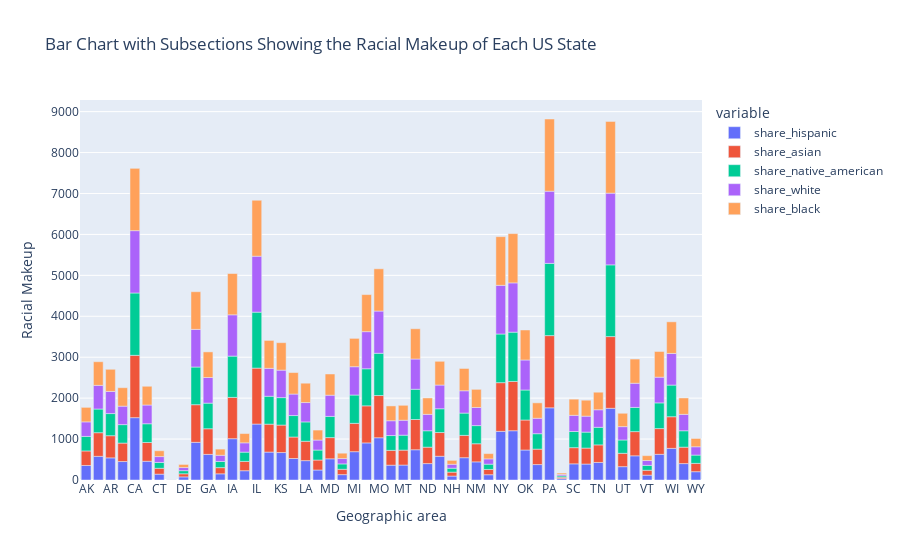

The cell this chart's notebook holds for it:
### Markdown cell above
# Create a Bar Chart with Subsections Showing the Racial Makeup of Each US State

Visualise the share of the white, black, hispanic, asian and native american population in each US State using a bar chart with sub sections.

### Code cell
df_racial = df_share_race_city.groupby(['Geographic area'], as_index=False).agg({'City':pd.Series.count, 'share_hispanic':pd.Series.count, 'share_asian': pd.Series.count, 'share_native_american':pd.Series.count, 'share_white':pd.Series.count, 'share_black':pd.Series.count})
col_subset = ['share_hispanic', 'share_asian', 'share_native_american', 'share_white', 'share_black']
# df_racial.sort_values(col_subset, ascending=False, inplace=True)
 
 
plt.figure(figsize=(16, 8), dpi=120)
fig = px.bar(df_racial, x='Geographic area', 
             y=['share_hispanic', 'share_asian', 'share_native_american', 'share_white', 'share_black'], 
             
             hover_name = df_racial['Geographic area'],
             title="Bar Chart with Subsections Showing the Racial Makeup of Each US State")
fig.update_layout(xaxis_title="Geographic area", yaxis_title="Racial Makeup")
fig.show()

### Figure 1 — Plotly figure (JSON) as saved in the notebook; plotly's stock layout.template omitted (floating-point values rounded to 4 significant figures)
{"data": [{"alignmentgroup": "True", "hovertemplate": "<b>%{hovertext}</b><br><br>variable=share_hispanic<br>Geographic area=%{x}<br>value=%{y}<extra></extra>", "hovertext": ["AK", "AL", "AR", "AZ", "CA", "CO", "CT", "DC", "DE", "FL", "GA", "HI", "IA", "ID", "IL", "IN", "KS", "KY", "LA", "MA", "MD", "ME", "MI", "MN", "MO", "MS", "MT", "NC", "ND", "NE", "NH", "NJ", "NM", "NV", "NY", "OH", "OK", "OR", "PA", "RI", "SC", "SD", "TN", "TX", "UT", "VA", "VT", "WA", "WI", "WV", "WY"], "legendgroup": "share_hispanic", "marker": {"color": "#636efa", "pattern": {"shape": ""}}, "name": "share_hispanic", "offsetgroup": "share_hispanic", "orientation": "v", "showlegend": true, "textposition": "auto", "type": "bar", "x": ["AK", "AL", "AR", "AZ", "CA", "CO", "CT", "DC", "DE", "FL", "GA", "HI", "IA", "ID", "IL", "IN", "KS", "KY", "LA", "MA", "MD", "ME", "MI", "MN", "MO", "MS", "MT", "NC", "ND", "NE", "NH", "NJ", "NM", "NV", "NY", "OH", "OK", "OR", "PA", "RI", "SC", "SD", "TN", "TX", "UT", "VA", "VT", "WA", "WI", "WV", "WY"], "xaxis": "x", "y": [355, 578, 541, 451, 1523, 458, 143, 1, 76, 920, 626, 151, 1009, 227, 1367, 682, 671, 525, 473, 244, 518, 131, 692, 906, 1032, 362, 365, 739, 401, 580, 96, 545, 443, 129, 1189, 1204, 733, 377, 1764, 34, 395, 390, 429, 1752, 326, 591, 119, 628, 773, 401, 203], "yaxis": "y"}, {"alignmentgroup": "True", "hovertemplate": "<b>%{hovertext}</b><br><br>variable=share_asian<br>Geographic area=%{x}<br>value=%{y}<extra></extra>", "hovertext": ["AK", "AL", "AR", "AZ", "CA", "CO", "CT", "DC", "DE", "FL", "GA", "HI", "IA", "ID", "IL", "IN", "KS", "KY", "LA", "MA", "MD", "ME", "MI", "MN", "MO", "MS", "MT", "NC", "ND", "NE", "NH", "NJ", "NM", "NV", "NY", "OH", "OK", "OR", "PA", "RI", "SC", "SD", "TN", "TX", "UT", "VA", "VT", "WA", "WI", "WV", "WY"], "legendgroup": "share_asian", "marker": {"color": "#EF553B", "pattern": {"shape": ""}}, "name": "share_asian", "offsetgroup": "share_asian", "orientation": "v", "showlegend": true, "textposition": "auto", "type": "bar", "x": ["AK", "AL", "AR", "AZ", "CA", "CO", "CT", "DC", "DE", "FL", "GA", "HI", "IA", "ID", "IL", "IN", "KS", "KY", "LA", "MA", "MD", "ME", "MI", "MN", "MO", "MS", "MT", "NC", "ND", "NE", "NH", "NJ", "NM", "NV", "NY", "OH", "OK", "OR", "PA", "RI", "SC", "SD", "TN", "TX", "UT", "VA", "VT", "WA", "WI", "WV", "WY"], "xaxis": "x", "y": [355, 578, 541, 451, 1523, 458, 143, 1, 76, 920, 626, 151, 1009, 227, 1367, 682, 671, 525, 473, 244, 518, 131, 692, 906, 1032, 362, 365, 739, 401, 580, 96, 545, 443, 129, 1189, 1204, 733, 377, 1764, 34, 395, 390, 429, 1752, 326, 591, 119, 628, 773, 401, 203], "yaxis": "y"}, {"alignmentgroup": "True", "hovertemplate": "<b>%{hovertext}</b><br><br>variable=share_native_american<br>Geographic area=%{x}<br>value=%{y}<extra></extra>", "hovertext": ["AK", "AL", "AR", "AZ", "CA", "CO", "CT", "DC", "DE", "FL", "GA", "HI", "IA", "ID", "IL", "IN", "KS", "KY", "LA", "MA", "MD", "ME", "MI", "MN", "MO", "MS", "MT", "NC", "ND", "NE", "NH", "NJ", "NM", "NV", "NY", "OH", "OK", "OR", "PA", "RI", "SC", "SD", "TN", "TX", "UT", "VA", "VT", "WA", "WI", "WV", "WY"], "legendgroup": "share_native_american", "marker": {"color": "#00cc96", "pattern": {"shape": ""}}, "name": "share_native_american", "offsetgroup": "share_native_american", "orientation": "v", "showlegend": true, "textposition": "auto", "type": "bar", "x": ["AK", "AL", "AR", "AZ", "CA", "CO", "CT", "DC", "DE", "FL", "GA", "HI", "IA", "ID", "IL", "IN", "KS", "KY", "LA", "MA", "MD", "ME", "MI", "MN", "MO", "MS", "MT", "NC", "ND", "NE", "NH", "NJ", "NM", "NV", "NY", "OH", "OK", "OR", "PA", "RI", "SC", "SD", "TN", "TX", "UT", "VA", "VT", "WA", "WI", "WV", "WY"], "xaxis": "x", "y": [355, 578, 541, 451, 1523, 458, 143, 1, 76, 920, 626, 151, 1009, 227, 1367, 682, 671, 525, 473, 244, 518, 131, 692, 906, 1032, 362, 365, 739, 401, 580, 96, 545, 443, 129, 1189, 1204, 733, 377, 1764, 34, 395, 390, 429, 1752, 326, 591, 119, 628, 773, 401, 203], "yaxis": "y"}, {"alignmentgroup": "True", "hovertemplate": "<b>%{hovertext}</b><br><br>variable=share_white<br>Geographic area=%{x}<br>value=%{y}<extra></extra>", "hovertext": ["AK", "AL", "AR", "AZ", "CA", "CO", "CT", "DC", "DE", "FL", "GA", "HI", "IA", "ID", "IL", "IN", "KS", "KY", "LA", "MA", "MD", "ME", "MI", "MN", "MO", "MS", "MT", "NC", "ND", "NE", "NH", "NJ", "NM", "NV", "NY", "OH", "OK", "OR", "PA", "RI", "SC", "SD", "TN", "TX", "UT", "VA", "VT", "WA", "WI", "WV", "WY"], "legendgroup": "share_white", "marker": {"color": "#ab63fa", "pattern": {"shape": ""}}, "name": "share_white", "offsetgroup": "share_white", "orientation": "v", "showlegend": true, "textposition": "auto", "type": "bar", "x": ["AK", "AL", "AR", "AZ", "CA", "CO", "CT", "DC", "DE", "FL", "GA", "HI", "IA", "ID", "IL", "IN", "KS", "KY", "LA", "MA", "MD", "ME", "MI", "MN", "MO", "MS", "MT", "NC", "ND", "NE", "NH", "NJ", "NM", "NV", "NY", "OH", "OK", "OR", "PA", "RI", "SC", "SD", "TN", "TX", "UT", "VA", "VT", "WA", "WI", "WV", "WY"], "xaxis": "x", "y": [355, 578, 541, 451, 1523, 458, 143, 1, 76, 920, 626, 151, 1009, 227, 1367, 682, 671, 525, 473, 244, 518, 131, 692, 906, 1032, 362, 365, 739, 401, 580, 96, 545, 443, 129, 1189, 1204, 733, 377, 1764, 34, 395, 390, 429, 1752, 326, 591, 119, 628, 773, 401, 203], "yaxis": "y"}, {"alignmentgroup": "True", "hovertemplate": "<b>%{hovertext}</b><br><br>variable=share_black<br>Geographic area=%{x}<br>value=%{y}<extra></extra>", "hovertext": ["AK", "AL", "AR", "AZ", "CA", "CO", "CT", "DC", "DE", "FL", "GA", "HI", "IA", "ID", "IL", "IN", "KS", "KY", "LA", "MA", "MD", "ME", "MI", "MN", "MO", "MS", "MT", "NC", "ND", "NE", "NH", "NJ", "NM", "NV", "NY", "OH", "OK", "OR", "PA", "RI", "SC", "SD", "TN", "TX", "UT", "VA", "VT", "WA", "WI", "WV", "WY"], "legendgroup": "share_black", "marker": {"color": "#FFA15A", "pattern": {"shape": ""}}, "name": "share_black", "offsetgroup": "share_black", "orientation": "v", "showlegend": true, "textposition": "auto", "type": "bar", "x": ["AK", "AL", "AR", "AZ", "CA", "CO", "CT", "DC", "DE", "FL", "GA", "HI", "IA", "ID", "IL", "IN", "KS", "KY", "LA", "MA", "MD", "ME", "MI", "MN", "MO", "MS", "MT", "NC", "ND", "NE", "NH", "NJ", "NM", "NV", "NY", "OH", "OK", "OR", "PA", "RI", "SC", "SD", "TN", "TX", "UT", "VA", "VT", "WA", "WI", "WV", "WY"], "xaxis": "x", "y": [355, 578, 541, 451, 1523, 458, 143, 1, 76, 920, 626, 151, 1009, 227, 1367, 682, 671, 525, 473, 244, 518, 131, 692, 906, 1032, 362, 365, 739, 401, 580, 96, 545, 443, 129, 1189, 1204, 733, 377, 1764, 34, 395, 390, 429, 1752, 326, 591, 119, 628, 773, 401, 203], "yaxis": "y"}], "layout": {"barmode": "relative", "legend": {"title": {"text": "variable"}, "tracegroupgap": 0}, "title": {"text": "Bar Chart with Subsections Showing the Racial Makeup of Each US State"}, "xaxis": {"anchor": "y", "domain": [0, 1], "title": {"text": "Geographic area"}}, "yaxis": {"anchor": "x", "domain": [0, 1], "title": {"text": "Racial Makeup"}}}}
